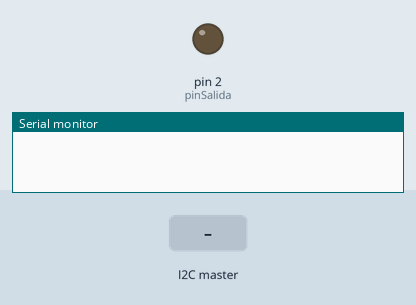
Simulated run of this sketch. Board: Arduino Uno, built with avr-gcc and run on an emulated ATmega328P. Parts: output pins drawn as LEDs (lit = HIGH), the last lines printed to the serial monitor. The test bench sets the inputs (shaded band).

Above: at 1.2 s.
1.3 s: the I2C master sends the byte 1
At 2.3 s:
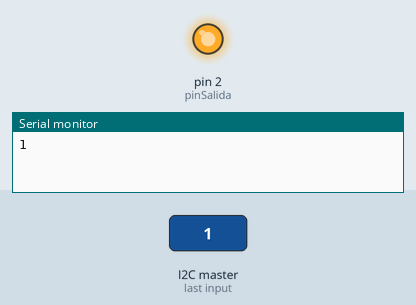
2.8 s: the I2C master sends the byte 0
At 3.5 s:
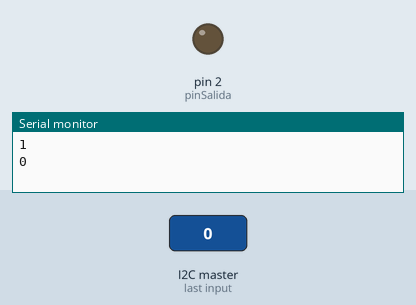
4.3 s: the I2C master sends the byte 2
At 4.6 s:
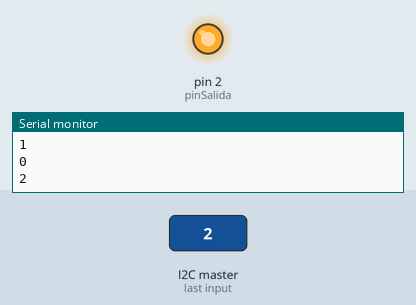
Timing chart, 0 to 7.3 s (numbered marks = the images above; inputs shaded):
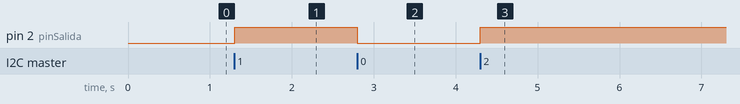

The sketch:

esclavo.ino
```cpp
#include <Wire.h>
int pinSalida=2;
void setup() {
  // put your setup code here, to run once:
  Wire.begin(1);
  pinMode(pinSalida,OUTPUT);
  Wire.onReceive(recieveEvent);
  Serial.begin(9600);
}

void loop() {
  // put your main code here, to run repeatedly:
    delay(300);
}

void recieveEvent(int esclavo){

  int estado = 0;

  if(Wire.available()==1){
    estado = Wire.read();
    Serial.println(estado);
  }

  digitalWrite(pinSalida,estado);
}
```

Measured:
- after the input at 1.3 s, pin 2 (pinSalida): LOW → HIGH at once
- after the input at 2.8 s, pin 2 (pinSalida): HIGH → LOW at once
- after the input at 4.3 s, pin 2 (pinSalida): LOW → HIGH at once
